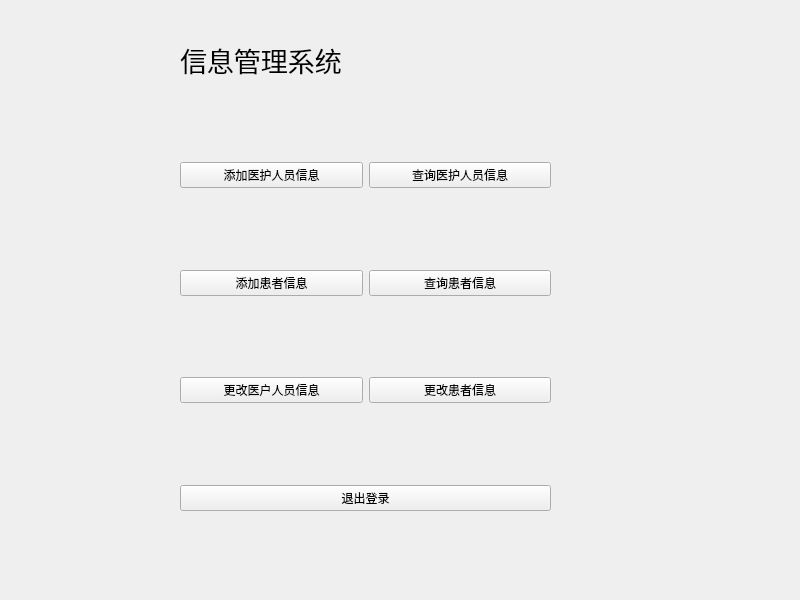
<?xml version="1.0" encoding="UTF-8"?>
<ui version="4.0">
 <class>managefuc</class>
 <widget class="QWidget" name="managefuc">
  <property name="geometry">
   <rect>
    <x>0</x>
    <y>0</y>
    <width>800</width>
    <height>600</height>
   </rect>
  </property>
  <property name="minimumSize">
   <size>
    <width>800</width>
    <height>600</height>
   </size>
  </property>
  <property name="maximumSize">
   <size>
    <width>800</width>
    <height>600</height>
   </size>
  </property>
  <property name="windowTitle">
   <string>管理系统</string>
  </property>
  <property name="autoFillBackground">
   <bool>false</bool>
  </property>
  <property name="styleSheet">
   <string notr="true">#QWidget{background-image: url(:/new/prefix1/13jg59.jpg);}</string>
  </property>
  <widget class="QWidget" name="">
   <property name="geometry">
    <rect>
     <x>180</x>
     <y>40</y>
     <width>371</width>
     <height>471</height>
    </rect>
   </property>
   <layout class="QGridLayout" name="gridLayout_2">
    <item row="1" column="0">
     <layout class="QGridLayout" name="gridLayout">
      <item row="3" column="1">
       <widget class="QPushButton" name="getp">
        <property name="text">
         <string>查询患者信息</string>
        </property>
       </widget>
      </item>
      <item row="1" column="0">
       <widget class="QPushButton" name="addw">
        <property name="text">
         <string>添加医护人员信息</string>
        </property>
       </widget>
      </item>
      <item row="2" column="0">
       <spacer name="verticalSpacer">
        <property name="orientation">
         <enum>Qt::Vertical</enum>
        </property>
        <property name="sizeHint" stdset="0">
         <size>
          <width>20</width>
          <height>40</height>
         </size>
        </property>
       </spacer>
      </item>
      <item row="6" column="0">
       <spacer name="verticalSpacer_3">
        <property name="orientation">
         <enum>Qt::Vertical</enum>
        </property>
        <property name="sizeHint" stdset="0">
         <size>
          <width>20</width>
          <height>40</height>
         </size>
        </property>
       </spacer>
      </item>
      <item row="1" column="1">
       <widget class="QPushButton" name="getw">
        <property name="text">
         <string>查询医护人员信息</string>
        </property>
       </widget>
      </item>
      <item row="4" column="0">
       <spacer name="verticalSpacer_2">
        <property name="orientation">
         <enum>Qt::Vertical</enum>
        </property>
        <property name="sizeHint" stdset="0">
         <size>
          <width>20</width>
          <height>40</height>
         </size>
        </property>
       </spacer>
      </item>
      <item row="5" column="1">
       <widget class="QPushButton" name="deletein">
        <property name="text">
         <string>更改患者信息</string>
        </property>
       </widget>
      </item>
      <item row="3" column="0">
       <widget class="QPushButton" name="addp">
        <property name="text">
         <string>添加患者信息</string>
        </property>
       </widget>
      </item>
      <item row="5" column="0">
       <widget class="QPushButton" name="mod">
        <property name="text">
         <string>更改医户人员信息</string>
        </property>
       </widget>
      </item>
      <item row="0" column="0">
       <spacer name="verticalSpacer_4">
        <property name="orientation">
         <enum>Qt::Vertical</enum>
        </property>
        <property name="sizeHint" stdset="0">
         <size>
          <width>20</width>
          <height>40</height>
         </size>
        </property>
       </spacer>
      </item>
     </layout>
    </item>
    <item row="2" column="0">
     <widget class="QPushButton" name="returnback">
      <property name="text">
       <string>退出登录</string>
      </property>
     </widget>
    </item>
    <item row="0" column="0">
     <widget class="QLabel" name="label">
      <property name="font">
       <font>
        <family>宋体</family>
        <pointsize>20</pointsize>
       </font>
      </property>
      <property name="text">
       <string>信息管理系统</string>
      </property>
     </widget>
    </item>
   </layout>
  </widget>
 </widget>
 <resources/>
 <connections/>
</ui>
